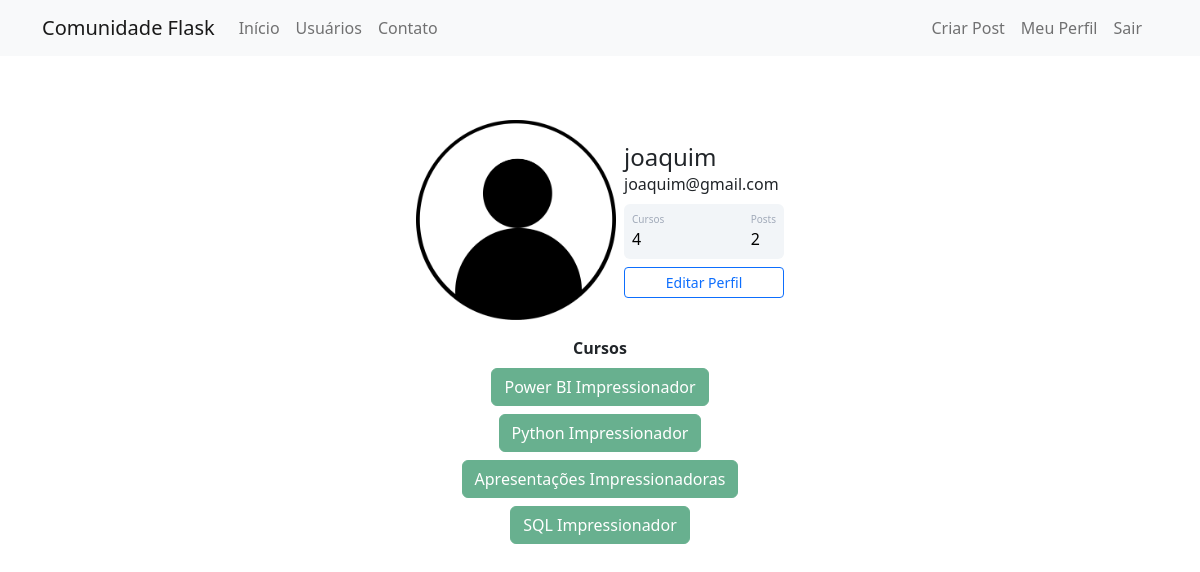
Screenshot of /perfil (signed in) with the database file from the repository.
### comunidadeflask/models.py (models this page shows)
class Usuario(database.Model, UserMixin):
    id = database.Column(database.Integer, primary_key=True)
    username = database.Column(database.String, nullable=False)
    email = database.Column(database.String, nullable=False, unique=True)
    senha = database.Column(database.String, nullable=False)
    foto_perfil = database.Column(database.String, default='default.jpg')
    posts = database.relationship('Post', backref='autor', lazy=True)
    cursos = database.Column(database.String, nullable=False, default='Não Informado')
    def contar_posts(self):
        return len(self.posts)

### comunidadeflask/routes.py (the view)
@app.route('/perfil')
@login_required
def perfil():
    foto_perfil = url_for('static', filename='fotos_perfil/{}'.format(current_user.foto_perfil))
    return render_template('perfil.html', foto_perfil=foto_perfil)

### comunidadeflask/models.py (called while the page is built)
@login_manager.user_loader
def load_usuario(id_usuario):
    return Usuario.query.get(int(id_usuario))

### comunidadeflask/templates/perfil.html (shortened to what this page needs)
{% extends 'base.html' %}
{% block body %}
         <div class="container mt-5 d-flex justify-content-center">
            <div class="card p-3">
                <div class="d-flex align-items-center">
                    <div class="image pe-2">
                        <img src="{{ foto_perfil }}" class="rounded" width="200" >
                    </div>
                <div class="ml-3 w-100">
                   <h4 class="mb-0 mt-0">{{ current_user.username }}</h4>
                   <span>{{ current_user.email }}</span>
                   <div class="p-2 mt-2 bg-primary d-flex justify-content-between rounded text-white stats">
                    {% if 'Não Informado' in current_user.cursos %}
                        <div class="d-flex flex-column">
                            <span class="articles">Cursos</span>
                            <span class="number1">0</span>
                        </div>
                    {% else %}
                        <div class="d-flex flex-column">
                        <span class="articles">Cursos</span>
                        <span class="number1">{{ current_user.cursos.count(';') +1 }}</span>
                        </div>
                    {% endif %}
                    <div class="d-flex flex-column">
                        <span class="rating">Posts</span>
                        <span class="number3">{{ current_user.contar_posts() }}</span>
                    </div>
                   </div>
                   <div class="button mt-2 d-flex flex-row align-items-center">
                        <a class="w-100" href="{{ url_for('editar_perfil') }}">
                            <button class="btn btn-sm btn-outline-primary w-100">Editar Perfil</button>
                        </a>
                   </div>
                </div>
                </div>
            </div>
         </div>
<div class="row justify-content-center">
    <div class="col col-4" style="text-align: center">
        <strong>Cursos</strong><br>
        {% for curso in current_user.cursos.split(';') %}
            <button type="button" class="btn btn-success mt-2" disabled>{{ curso }}</button>
        {% endfor %}
    </div>
</div>
{% endblock %}

### comunidadeflask/static/main.css (style rules this page uses)
.card { width: 400px; border: none; border-radius: 10px; background-color: #fff; }
.stats { background: #f2f5f8 !important; color: #000 !important; }
.articles { font-size:10px; color: #a1aab9; }
.number1 { font-weight:500; }
.rating { font-size:10px; color: #a1aab9; }
.number3 { font-weight:500; }

### rows the page displays
Usuario: username "joaquim", email "joaquim@gmail.com", cursos "4"

### other values shown
{{ current_user.contar_posts() }} "2"
{{ curso }} "Power BI Impressionador" "Python Impressionador" "Apresentações Impressionadoras" "SQL Impressionador"
